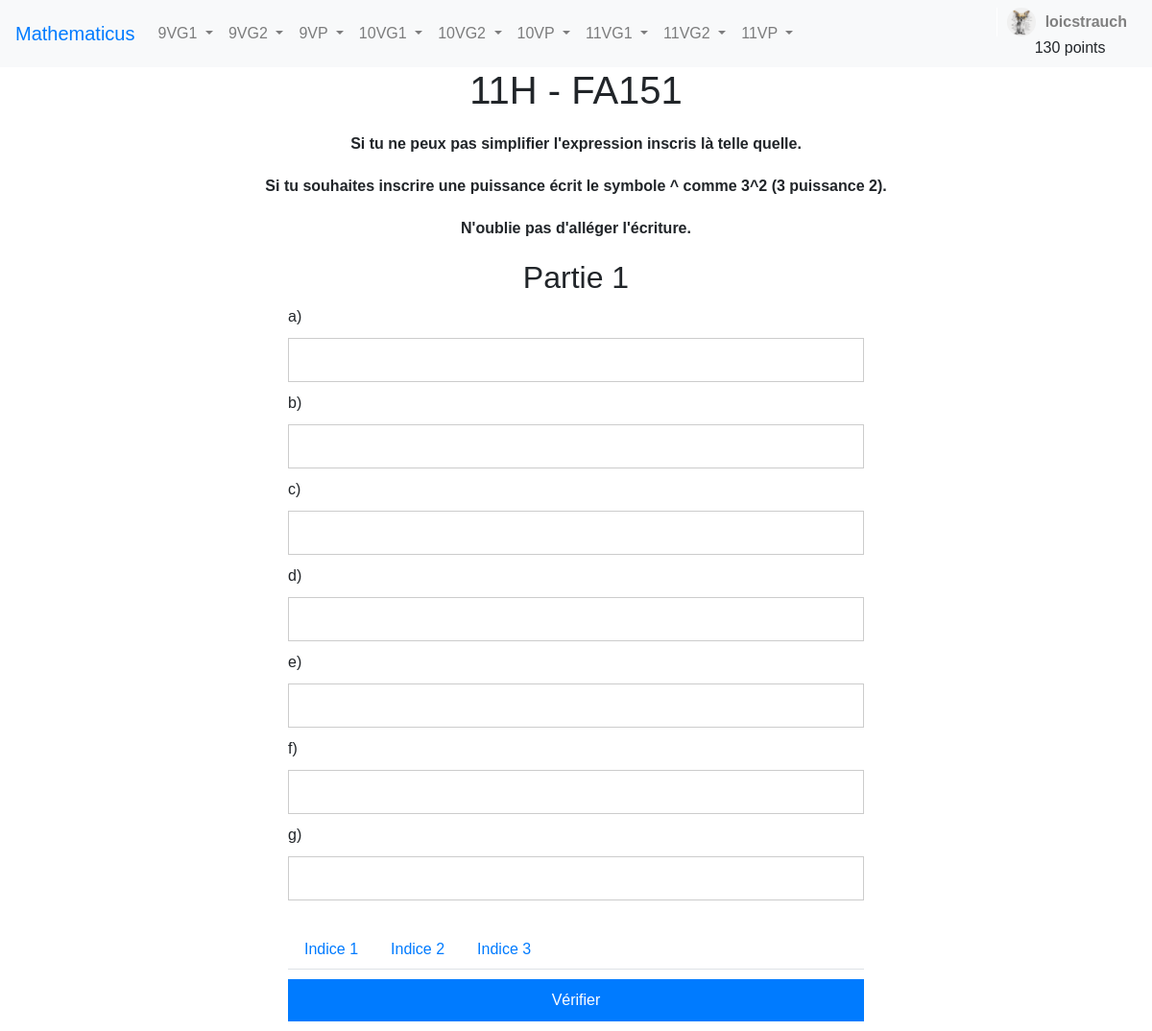
The page /exercice/11VG/FA151 (signed in) on the database its author committed.
### app.py (models this page shows, shortened)
class User(UserMixin, db.Model):
    __tablename__ = 'users'
    id = db.Column(db.Integer, primary_key=True)
    username = db.Column(db.String(50), unique=True, nullable=False)
    email = db.Column(db.String(128), unique=True, nullable=False)
    password_hash = db.Column(db.String(128), nullable=False)
    token = db.Column(db.Integer, default=False, nullable=False)
    is_confirmed = db.Column(db.Boolean, default=False)
    personnalisation = db.Column(db.Boolean, default=False)
    avatar = db.Column(db.String(50), nullable = True)
    points = db.Column(db.Integer, default=0)
    enseignant = db.Column(db.Boolean, default=False)
    nom_enseignant = db.Column(db.String(50), default="")
    validation_enseignant = db.Column(db.Boolean, default=False)
    exercises = db.relationship('Exercise', backref='user', lazy='dynamic')

### app.py (the view)
@login_required
@app.route('/exercice/<classe>/<titre_exercice>', methods=['GET'])
def exercice(classe, titre_exercice):
    titre = titre_exercice.replace(" ", "_").replace(".","_").replace("-", "_")
    chaine_exercice = titre+"_"+classe[:-2]+"H"
    donnee_exercice = getattr(donnee_exercices_livre, chaine_exercice)
    return render_template(f"exercice_livre.html", exercice=donnee_exercice, user=current_user)

### app.py (called while the page is built)
    @login_manager.user_loader
    def load_user(user_id):
        return db.session.get(User,(int(user_id)))

### templates/exercice_livre.html (shortened to what this page needs)
{% extends "model2.html" %}
{% block exercise %}
    <h1 class="titre_exercice_livre">{{ exercice.annee }} - {{ exercice.titre }}</h1>
    {% for message in exercice.message_aide %}
    <p class="message_aide">{{message}}</p>
    {% endfor %}
{% if exercice.type is not defined %}
  <form class="exercise-form" data-donnee="{{ exercice }}">
        {% for i in range(exercice.donnee|length) %}
            <h2>Partie {{ i+1 }}</h2>
            {% for j in range(exercice.donnee[i]|length) %}
                <label for="response_part{{i+1}}-input{{j+1}}">{{ exercice.donnee[i][j] }}</label>
                <input type="text" id="response_part{{i+1}}-input{{j+1}}" class="exercise-input">
            {% endfor %}
        {% endfor %}
        <div class="indices">
        <ul class="nav nav-tabs" id="indiceTab" role="tablist">
        {% for i in range(exercice.indices|length) %}
            <li class="nav-item">
                <a class="nav-link" id="indice{{i+1}}-tab" data-toggle="tab" href="#indice{{i+1}}" role="tab" aria-controls="indice{{i+1}}" aria-selected="false">Indice {{ i+1 }}</a>
            </li>
        {% endfor %}
        </ul>
        </div>
        <input type="submit" value="Vérifier" class="submit-button" id="submit">
    </form>
{% endif %}
{% endblock %}

### templates/navbar.html (shortened to what this page needs)
<nav class="navbar navbar-expand-lg navbar-light bg-light">
    <a class="navbar-brand" href="/dashboard">Mathematicus</a>
    <div class="collapse navbar-collapse" id="navbarNav">
      <ul class="navbar-nav">
        <li class="nav-item dropdown">
          <a class="nav-link dropdown-toggle" href="#" id="9VG1Dropdown" role="button" data-toggle="dropdown" aria-haspopup="true" aria-expanded="false">
            9VG1
          </a>
        </li>
        <li class="nav-item dropdown">
          <a class="nav-link dropdown-toggle" href="#" id="9VG2Dropdown" role="button" data-toggle="dropdown" aria-haspopup="true" aria-expanded="false">
            9VG2
          </a>
        </li>
        <li class="nav-item dropdown">
          <a class="nav-link dropdown-toggle" href="#" id="9VPDropdown" role="button" data-toggle="dropdown" aria-haspopup="true" aria-expanded="false">
            9VP
          </a>
        </li>
        <li class="nav-item dropdown">
          <a class="nav-link dropdown-toggle" href="#" id="10VG1Dropdown" role="button" data-toggle="dropdown" aria-haspopup="true" aria-expanded="false">
            10VG1
          </a>
        </li>
        <li class="nav-item dropdown">
          <a class="nav-link dropdown-toggle" href="#" id="10VG2Dropdown" role="button" data-toggle="dropdown" aria-haspopup="true" aria-expanded="false">
            10VG2
          </a>
        </li>
        <li class="nav-item dropdown">
          <a class="nav-link dropdown-toggle" href="#" id="10VPDropdown" role="button" data-toggle="dropdown" aria-haspopup="true" aria-expanded="false">
            10VP
          </a>
        </li>
        <li class="nav-item dropdown">
          <a class="nav-link dropdown-toggle" href="#" id="11VG1Dropdown" role="button" data-toggle="dropdown" aria-haspopup="true" aria-expanded="false">
            11VG1
          </a>
        </li>
        <li class="nav-item dropdown">
          <a class="nav-link dropdown-toggle" href="#" id="11VG2Dropdown" role="button" data-toggle="dropdown" aria-haspopup="true" aria-expanded="false">
            11VG2
          </a>
        </li>
        <li class="nav-item dropdown">
          <a class="nav-link dropdown-toggle" href="#" id="11VPDropdown" role="button" data-toggle="dropdown" aria-haspopup="true" aria-expanded="false">
            11VP
          </a>
        </li>
      </ul>
      <div class="user-menu">
        <a href="#" class="user-link">
       <img src="{{ url_for('static', filename='images/' + user.avatar) }}" alt="User Image" class="user-image">
       {{ user.username }}
        </a>
        <span class="points-nav" id="points_utilisateurs_nav">{{user.points}} points</span>
    </div>
    </div>
  </nav>

### static/navbar-style.css (style rules this page uses)
.navbar { background-color: #87CEFA; position: fixed; top:0; width: 100%; z-index: 3; }
.navbar-brand { color: #007bff !important; }
.user-menu { position: relative; display: inline-block; margin-left: auto; }
.user-menu a { color: grey; }
.user-link { display: flex; align-items: center; color: #fff; font-weight: bold; text-decoration: none; padding: 0 10px; border-left: 1px solid #fff; }
.user-image { width: 30px; height: 30px; border-radius: 50%; margin-right: 10px; }
.points-nav { padding-left:20px; margin-left:20px; }

### static/exercice_livre_style.css (style rules this page uses)
body { font-family: Arial, sans-serif; }
.titre_exercice_livre { text-align: center; margin-top: 70px; }
.exercise-form { max-width: 600px; margin: 0 auto; }
.exercise-form h2 { text-align: center; margin-top: 20px; }
.exercise-form label, .exercise-form input { display: block; width: 100%; margin: 10px 0; }
.exercise-input { padding: 10px; border: 1px solid #ccc; }
.indices { margin-top: 30px; }
.submit-button { display: block; padding: 10px 20px; background: #007bff; color: #fff; border: none; cursor: pointer; margin-top: 20px; }
.message_aide { margin-top:20px; text-align: center; font-weight: bold; }

### rows shown on the page
User: avatar (picture), username "loicstrauch", points "130"

### other values the page prints
{{ exercice.annee }} "11H"
{{ exercice.titre }} "FA151"
{{ message }} "Si tu ne peux pas simplifier l'expression inscris là telle quelle." "Si tu souhaites inscrire une puissance écrit le symbole ^ comme 3^2 (3 puissance 2)." "N'oublie pas d'alléger l'écriture."
{{ i+1 }} "1"
{{ exercice.donnee[i][j] }} "a)" "b)" "c)" "d)" "e)" "f)" "g)"
{{ i+1 }} "1" "2" "3"
